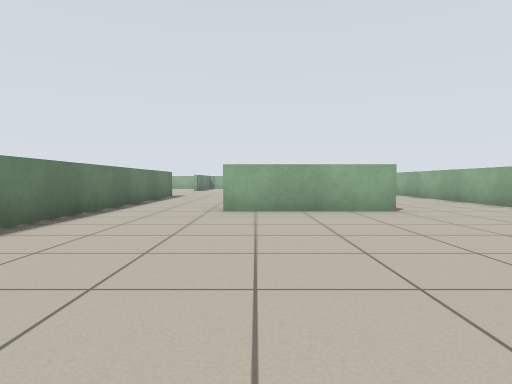
View 1 (above)

19 first-person views from a walk through a Stage world. The camera is 0.66 m above the floor, tilts 2° down and sees 75° across. Floor lines are 1 m apart. The floor is counted in squares, 1 m on a side. Each view is taken from the middle of a square. On the plan, view 1 faces up. The plan holds only what a view shows up to about 10 squares ahead; the rest is blank. Robots are left out.

View 2
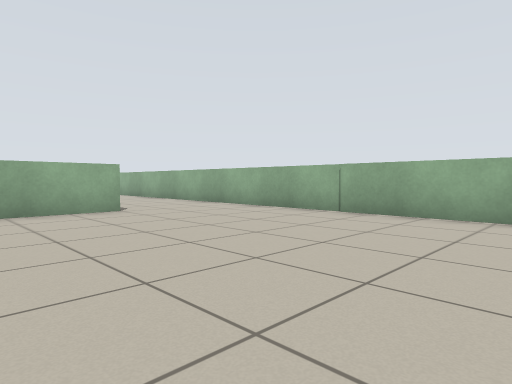

View 3
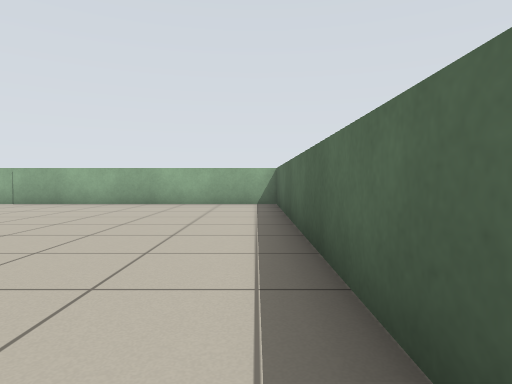

View 4
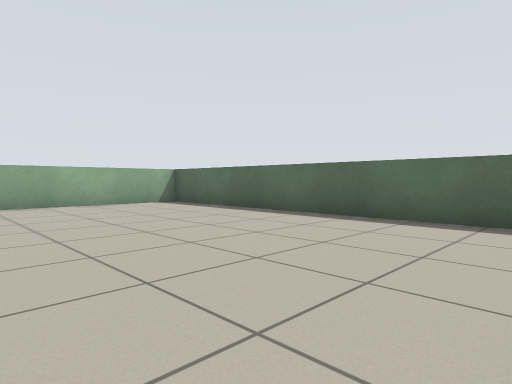

View 5
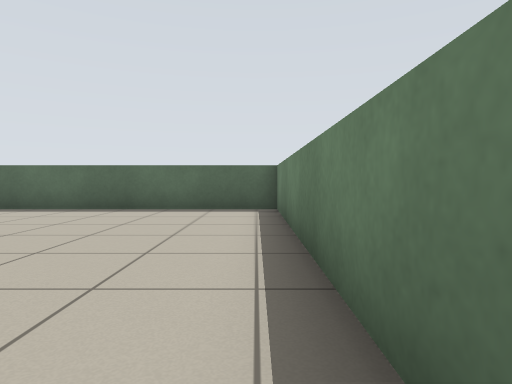

View 6
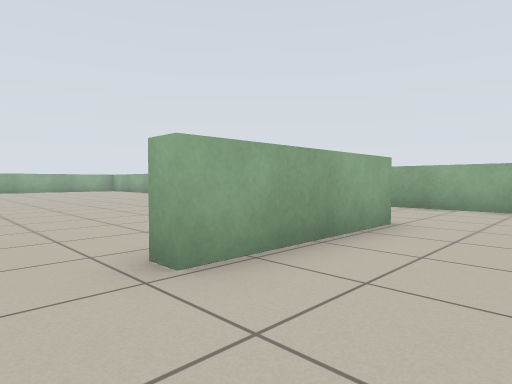

View 7
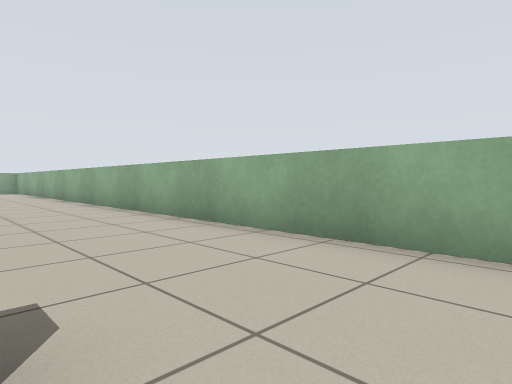

View 8
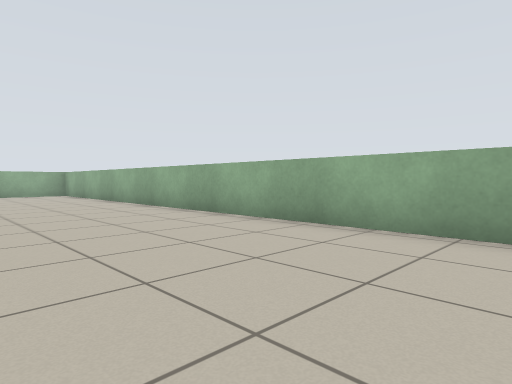

View 9
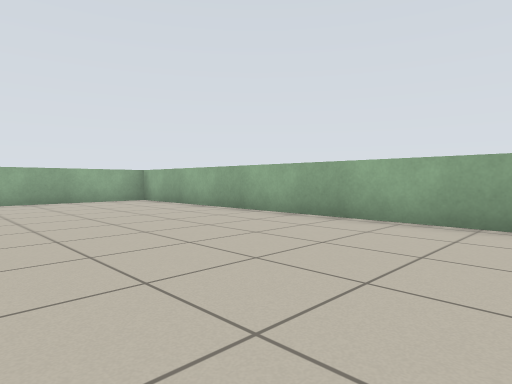

View 10
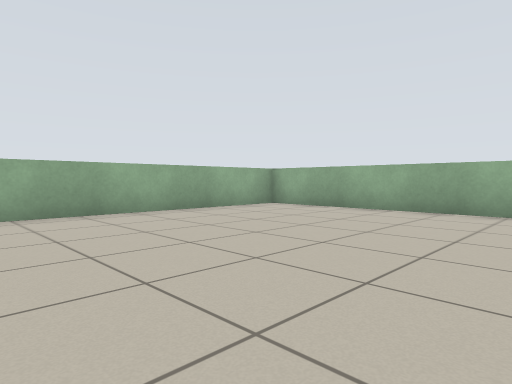

View 11
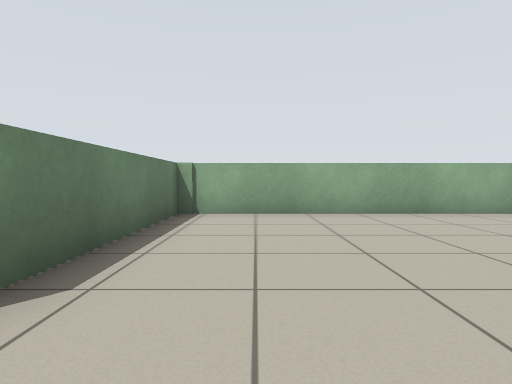

View 12
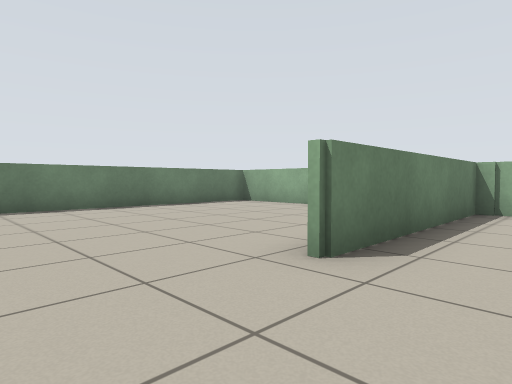

View 13
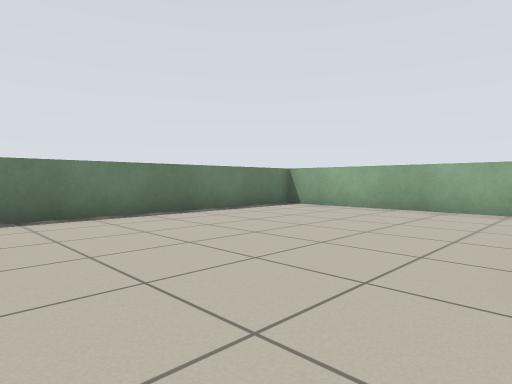

View 14
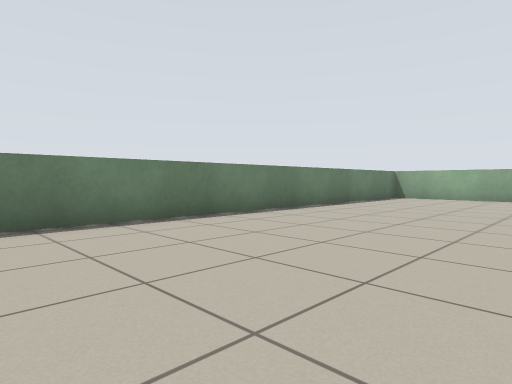

View 15
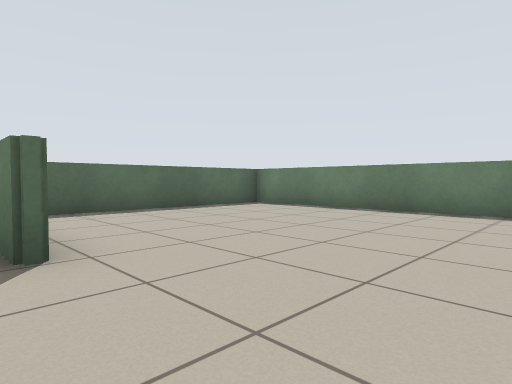

View 16
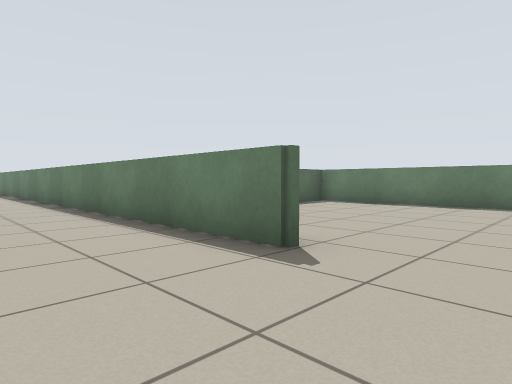

View 17
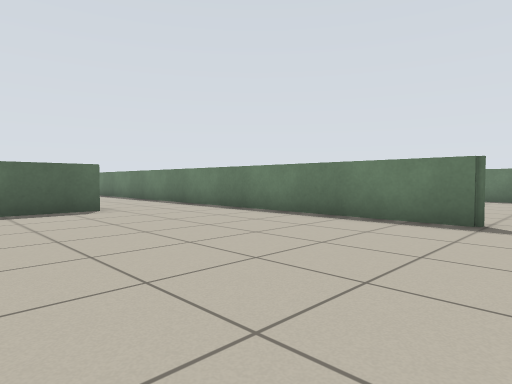

View 18
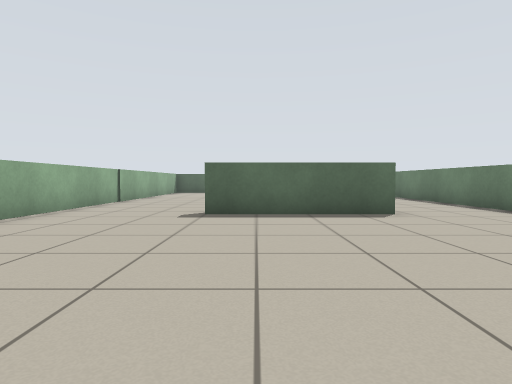

View 19
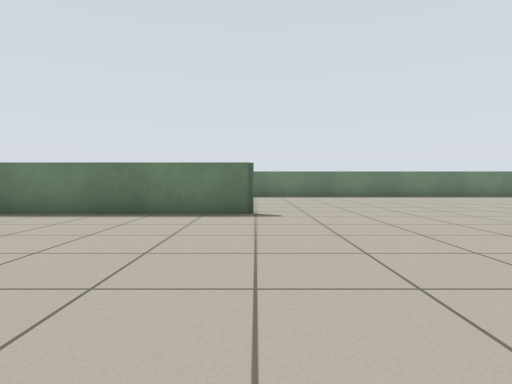

### Floor plan
Points are (right, up) in squares from view 1. A wall is a line through its corners. A room is listed if a view was taken in it or the views show most of it. See-through windows are left out.
Room 1 (views 1, 2, 3, 4, 5, 6, 7, 8, 9, 10, 11, 12, 13, 14, 15, 16, 17, 18, 19)
walls: (-3.5, 14) (-3.5, -3.6) (6.3, -3.6) (6.3, 25.6) (-3.5, 25.6) (-3.5, 20.2); (3, 7.1) (-0.7, 7.1) (-0.7, 7.5) (3, 7.5); (-4.9, 25.6) (-10.2, 25.6) (-10.2, 9.9) (-4.6, 9.9)

Where each view was taken, in squares from view 1:
view 1: 0 up, 0 right, facing up
view 2: 0 up, 0 right, facing up-right
view 3: 3 down, 3 left, facing right
view 4: 2 up, 3 left, facing down-right
view 5: 4 up, 3 left, facing down
view 6: 5 up, 2 left, facing up-right
view 7: 6 up, 3 right, facing up-right
view 8: 10 up, 2 right, facing up-right
view 9: 15 up, 1 right, facing up-right
view 10: 19 up, 1 left, facing up-right
view 11: 19 up, 2 left, facing up
view 12: 18 up, 2 left, facing up-left
view 13: 18 up, 4 left, facing up-left
view 14: 13 up, 5 left, facing up-left
view 15: 17 up, 3 left, facing down-left
view 16: 16 up, 1 left, facing down-left
view 17: 15 up, 2 right, facing down-left
view 18: 14 up, 2 right, facing down
view 19: 14 up, 3 right, facing left
